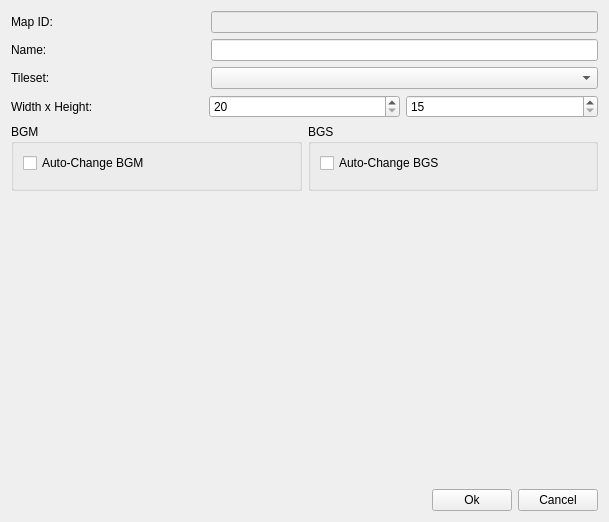
<?xml version="1.0" encoding="UTF-8"?>
<ui version="4.0">
 <class>MapPropertiesDialog</class>
 <widget class="QWidget" name="MapPropertiesDialog">
  <property name="windowModality">
   <enum>Qt::ApplicationModal</enum>
  </property>
  <property name="geometry">
   <rect>
    <x>0</x>
    <y>0</y>
    <width>609</width>
    <height>522</height>
   </rect>
  </property>
  <property name="windowTitle">
   <string>YaRXP - Map Properties</string>
  </property>
  <layout class="QGridLayout" name="gridLayout_2">
   <item row="1" column="0">
    <layout class="QGridLayout" name="gridLayout">
     <item row="1" column="0">
      <widget class="QLabel" name="label">
       <property name="text">
        <string>Name:</string>
       </property>
      </widget>
     </item>
     <item row="2" column="0">
      <widget class="QLabel" name="label_2">
       <property name="text">
        <string>Tileset:</string>
       </property>
      </widget>
     </item>
     <item row="3" column="0" colspan="3">
      <layout class="QHBoxLayout" name="horizontalLayout">
       <item>
        <widget class="QLabel" name="label_3">
         <property name="text">
          <string>Width x Height:</string>
         </property>
        </widget>
       </item>
       <item>
        <widget class="QSpinBox" name="spin_x">
         <property name="minimum">
          <number>20</number>
         </property>
        </widget>
       </item>
       <item>
        <widget class="QSpinBox" name="spin_y">
         <property name="minimum">
          <number>15</number>
         </property>
        </widget>
       </item>
      </layout>
     </item>
     <item row="0" column="0">
      <widget class="QLabel" name="label_4">
       <property name="text">
        <string>Map ID:</string>
       </property>
      </widget>
     </item>
     <item row="0" column="1" colspan="2">
      <widget class="QLineEdit" name="line_id">
       <property name="enabled">
        <bool>false</bool>
       </property>
      </widget>
     </item>
     <item row="1" column="1" colspan="2">
      <widget class="QLineEdit" name="line_name"/>
     </item>
     <item row="2" column="1" colspan="2">
      <widget class="QComboBox" name="combo_tileset"/>
     </item>
    </layout>
   </item>
   <item row="2" column="0">
    <layout class="QGridLayout" name="gridLayout_3">
     <item row="0" column="0">
      <layout class="QHBoxLayout" name="horizontalLayout_4">
       <item>
        <widget class="QGroupBox" name="groupBox">
         <property name="title">
          <string>BGM</string>
         </property>
         <layout class="QGridLayout" name="gridLayout_5">
          <item row="0" column="0">
           <layout class="QGridLayout" name="gridLayout_4">
            <item row="0" column="0">
             <widget class="QCheckBox" name="check_auto_change_bgm">
              <property name="text">
               <string>Auto-Change BGM</string>
              </property>
             </widget>
            </item>
            <item row="1" column="0">
             <widget class="AudioWidget" name="widget_bgm" native="true">
              <property name="enabled">
               <bool>false</bool>
              </property>
             </widget>
            </item>
           </layout>
          </item>
         </layout>
        </widget>
       </item>
       <item>
        <widget class="QGroupBox" name="groupBox_2">
         <property name="title">
          <string>BGS</string>
         </property>
         <layout class="QGridLayout" name="gridLayout_7">
          <item row="0" column="0">
           <layout class="QGridLayout" name="gridLayout_6">
            <item row="0" column="0">
             <widget class="QCheckBox" name="check_auto_change_bgs">
              <property name="text">
               <string>Auto-Change BGS</string>
              </property>
             </widget>
            </item>
            <item row="1" column="0">
             <widget class="AudioWidget" name="widget_bgs" native="true">
              <property name="enabled">
               <bool>false</bool>
              </property>
             </widget>
            </item>
           </layout>
          </item>
         </layout>
        </widget>
       </item>
      </layout>
     </item>
     <item row="2" column="0">
      <layout class="QHBoxLayout" name="horizontalLayout_2">
       <item>
        <spacer name="horizontalSpacer">
         <property name="orientation">
          <enum>Qt::Horizontal</enum>
         </property>
         <property name="sizeHint" stdset="0">
          <size>
           <width>40</width>
           <height>20</height>
          </size>
         </property>
        </spacer>
       </item>
       <item>
        <widget class="QPushButton" name="button_ok">
         <property name="text">
          <string>Ok</string>
         </property>
        </widget>
       </item>
       <item>
        <widget class="QPushButton" name="button_cancel">
         <property name="text">
          <string>Cancel</string>
         </property>
        </widget>
       </item>
      </layout>
     </item>
     <item row="1" column="0">
      <spacer name="verticalSpacer">
       <property name="orientation">
        <enum>Qt::Vertical</enum>
       </property>
       <property name="sizeHint" stdset="0">
        <size>
         <width>20</width>
         <height>40</height>
        </size>
       </property>
      </spacer>
     </item>
    </layout>
   </item>
  </layout>
 </widget>
 <customwidgets>
  <customwidget>
   <class>AudioWidget</class>
   <extends>QWidget</extends>
   <header>audiowidget.h</header>
   <container>1</container>
  </customwidget>
 </customwidgets>
 <tabstops>
  <tabstop>line_id</tabstop>
  <tabstop>line_name</tabstop>
  <tabstop>combo_tileset</tabstop>
  <tabstop>spin_x</tabstop>
  <tabstop>spin_y</tabstop>
  <tabstop>check_auto_change_bgm</tabstop>
  <tabstop>check_auto_change_bgs</tabstop>
  <tabstop>button_ok</tabstop>
  <tabstop>button_cancel</tabstop>
 </tabstops>
 <resources/>
 <connections/>
</ui>
